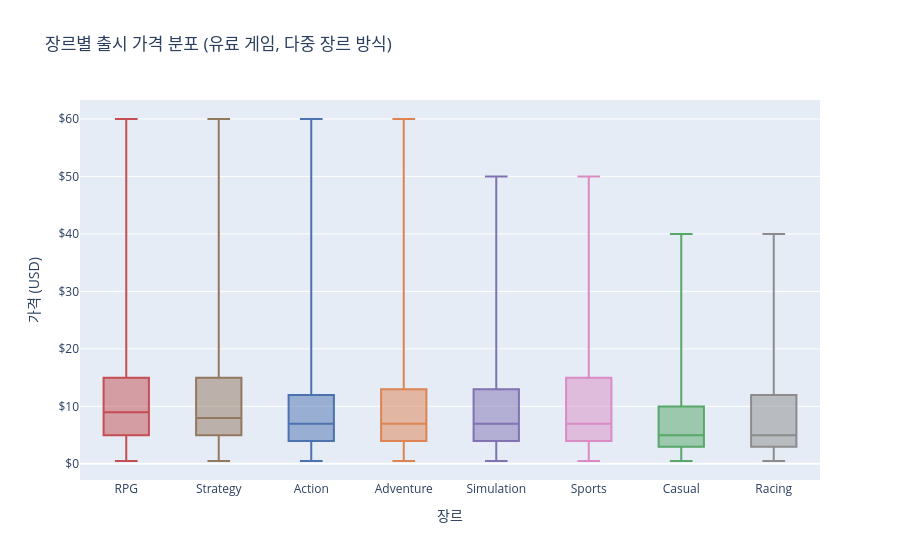

Here is the notebook cell this chart was saved with:
### Markdown cell above
## 5. 장르별 가격 분포

### Code cell
genre_order_price = (
    df_multi_paid.groupby('genre')['price']
    .median()
    .sort_values(ascending=False)
    .index.tolist()
)

fig = px.box(
    df_multi_paid,
    x='genre', y='price',
    category_orders={'genre': genre_order_price},
    color='genre',
    color_discrete_map=COLOR_MAP,
    points=False,
    title='장르별 출시 가격 분포 (유료 게임, 다중 장르 방식)',
    labels={'genre': '장르', 'price': '가격 (USD)'},
)
fig.update_layout(showlegend=False)
fig.update_yaxes(tickprefix='$')
fig.show()

### Figure 1 — Plotly figure (JSON) as saved in the notebook; plotly's stock layout.template omitted (floating-point values rounded to 4 significant figures; data arrays with more than 128 entries replaced by an {"elided": "..."} marker saying what was removed)
{"data": [{"alignmentgroup": "True", "boxpoints": false, "hovertemplate": "장르=%{x}<br>가격 (USD)=%{y}<extra></extra>", "legendgroup": "RPG", "marker": {"color": "#C44E52"}, "name": "RPG", "notched": false, "offsetgroup": "RPG", "orientation": "v", "showlegend": true, "type": "box", "x": {"elided": "2140 str values"}, "x0": " ", "xaxis": "x", "y": {"elided": "2140 float values"}, "y0": " ", "yaxis": "y"}, {"alignmentgroup": "True", "boxpoints": false, "hovertemplate": "장르=%{x}<br>가격 (USD)=%{y}<extra></extra>", "legendgroup": "Strategy", "marker": {"color": "#937860"}, "name": "Strategy", "notched": false, "offsetgroup": "Strategy", "orientation": "v", "showlegend": true, "type": "box", "x": {"elided": "1954 str values"}, "x0": " ", "xaxis": "x", "y": {"elided": "1954 float values"}, "y0": " ", "yaxis": "y"}, {"alignmentgroup": "True", "boxpoints": false, "hovertemplate": "장르=%{x}<br>가격 (USD)=%{y}<extra></extra>", "legendgroup": "Action", "marker": {"color": "#4C72B0"}, "name": "Action", "notched": false, "offsetgroup": "Action", "orientation": "v", "showlegend": true, "type": "box", "x": {"elided": "3999 str values"}, "x0": " ", "xaxis": "x", "y": {"elided": "3999 float values"}, "y0": " ", "yaxis": "y"}, {"alignmentgroup": "True", "boxpoints": false, "hovertemplate": "장르=%{x}<br>가격 (USD)=%{y}<extra></extra>", "legendgroup": "Adventure", "marker": {"color": "#DD8452"}, "name": "Adventure", "notched": false, "offsetgroup": "Adventure", "orientation": "v", "showlegend": true, "type": "box", "x": {"elided": "4699 str values"}, "x0": " ", "xaxis": "x", "y": {"elided": "4699 float values"}, "y0": " ", "yaxis": "y"}, {"alignmentgroup": "True", "boxpoints": false, "hovertemplate": "장르=%{x}<br>가격 (USD)=%{y}<extra></extra>", "legendgroup": "Simulation", "marker": {"color": "#8172B2"}, "name": "Simulation", "notched": false, "offsetgroup": "Simulation", "orientation": "v", "showlegend": true, "type": "box", "x": {"elided": "2426 str values"}, "x0": " ", "xaxis": "x", "y": {"elided": "2426 float values"}, "y0": " ", "yaxis": "y"}, {"alignmentgroup": "True", "boxpoints": false, "hovertemplate": "장르=%{x}<br>가격 (USD)=%{y}<extra></extra>", "legendgroup": "Sports", "marker": {"color": "#DA8BC3"}, "name": "Sports", "notched": false, "offsetgroup": "Sports", "orientation": "v", "showlegend": true, "type": "box", "x": {"elided": "324 str values"}, "x0": " ", "xaxis": "x", "y": {"elided": "324 float values"}, "y0": " ", "yaxis": "y"}, {"alignmentgroup": "True", "boxpoints": false, "hovertemplate": "장르=%{x}<br>가격 (USD)=%{y}<extra></extra>", "legendgroup": "Casual", "marker": {"color": "#55A868"}, "name": "Casual", "notched": false, "offsetgroup": "Casual", "orientation": "v", "showlegend": true, "type": "box", "x": {"elided": "4006 str values"}, "x0": " ", "xaxis": "x", "y": {"elided": "4006 float values"}, "y0": " ", "yaxis": "y"}, {"alignmentgroup": "True", "boxpoints": false, "hovertemplate": "장르=%{x}<br>가격 (USD)=%{y}<extra></extra>", "legendgroup": "Racing", "marker": {"color": "#8C8C8C"}, "name": "Racing", "notched": false, "offsetgroup": "Racing", "orientation": "v", "showlegend": true, "type": "box", "x": {"elided": "291 str values"}, "x0": " ", "xaxis": "x", "y": {"elided": "291 float values"}, "y0": " ", "yaxis": "y"}], "layout": {"boxmode": "overlay", "legend": {"title": {"text": "장르"}, "tracegroupgap": 0}, "showlegend": false, "title": {"text": "장르별 출시 가격 분포 (유료 게임, 다중 장르 방식)"}, "xaxis": {"anchor": "y", "categoryarray": ["RPG", "Strategy", "Action", "Adventure", "Simulation", "Sports", "Casual", "Racing"], "categoryorder": "array", "domain": [0, 1], "title": {"text": "장르"}}, "yaxis": {"anchor": "x", "domain": [0, 1], "tickprefix": "$", "title": {"text": "가격 (USD)"}}}}
